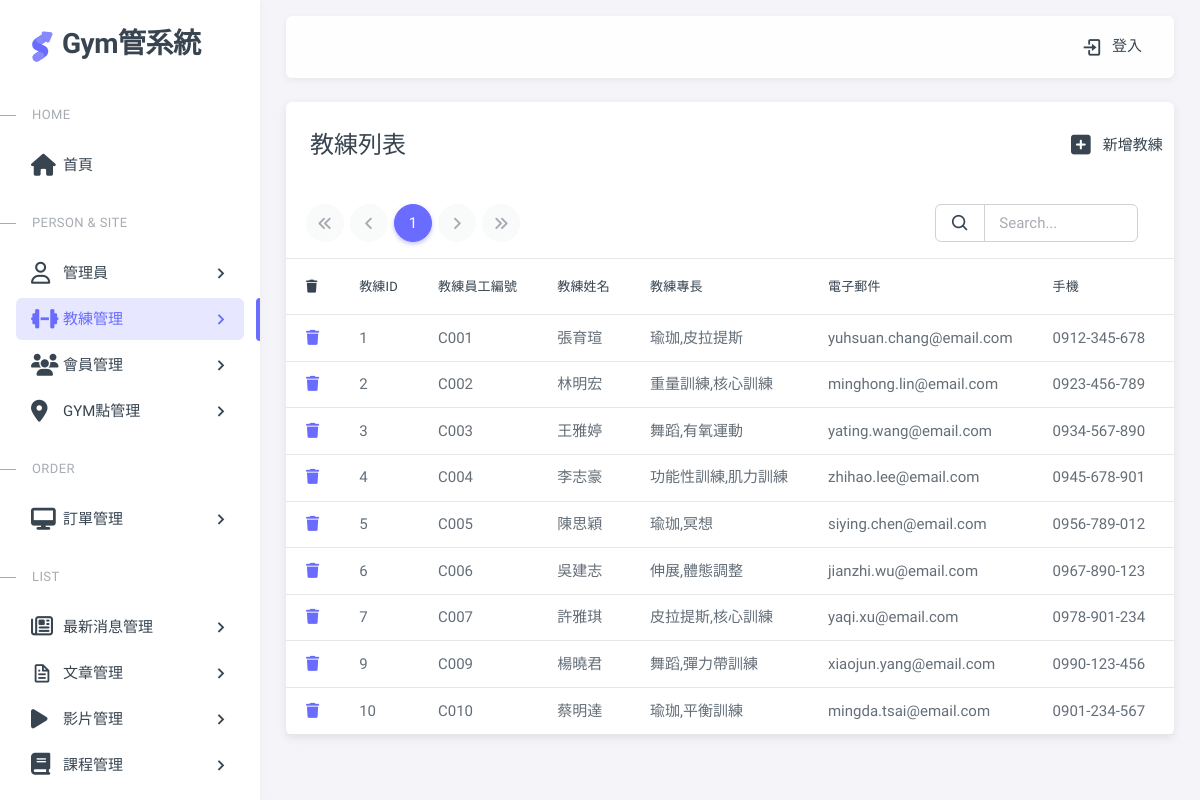
The app's page /pages/coach.php with its own data.
### tables this page shows
CREATE TABLE `coaches` (
  `coach_id` int NOT NULL AUTO_INCREMENT PRIMARY KEY,
  `name` varchar(100)  NOT NULL,
  `specialty` varchar(255)  DEFAULT NULL,
  `email` varchar(255) NOT NULL,
  `phone` varchar(20) DEFAULT NULL,
  `profile_image` varchar(255)  DEFAULT NULL,
  `bio` text,
  `status` enum('active','inactive') DEFAULT'active',
  `coach_number` varchar(100)  NOT NULL,
  `created_at` timestamp NULL DEFAULT CURRENT_TIMESTAMP,
  `updated_at` timestamp NULL DEFAULT CURRENT_TIMESTAMP ON UPDATE CURRENT_TIMESTAMP
);

### pages/coach.php (the view, shortened to what this page needs)
<?php
require __DIR__ . '/includes/init.php';
$perPage = 10;
$page = isset($_GET['page']) ? intval($_GET['page']) : 1;
$where = " WHERE status = 'active' ";
$t_sql = "SELECT COUNT(1) FROM coaches $where";
$totalRows = $pdo->query($t_sql)->fetch(PDO::FETCH_NUM)[0];
$totalPages = ceil($totalRows / $perPage);
$rows = [];
if ($totalRows > 0) {
    $sql = sprintf("SELECT *
    FROM coaches
    %s
    ORDER BY coach_id
    LIMIT %s, %s", $where, ($page - 1) * $perPage, $perPage);
    $rows = $pdo->query($sql)->fetchAll();
}
?>
<?php include __DIR__ . '/includes/html-header.php'; ?>
<?php include __DIR__ . '/includes/html-sidebar.php'; ?>
<?php include __DIR__ . '/includes/html-layout-navbar.php'; ?>
<?php include __DIR__ . '/includes/html-content wrapper-start.php'; ?>
<div class="card">
    <div class="row">
        <div class="col-10">
            <h4 class="card-header">教練列表</h4>
        </div>
        <div class="col-2 card-header d-flex align-items-center justify-content-center">
            <a href="coach-add.php" class="nav-link">
                <span class="d-none d-sm-block">
                    <i class="fa-solid fa-square-plus fa-xl mx-3"></i>新增教練</span>
            </a>
        </div>
    </div>
    <div class="row">
        <div class="col-lg-8 mx-5 "> <div class="demo-inline-spacing">
            <nav aria-label="Page navigation example">
                <ul class="pagination">
                    <li class="page-item <?= $page == 1 ? 'disabled' : '' ?>">
                        <a class="page-link" href="?page=1">
                            <i class="fa-solid fa-angles-left"></i>
                        </a>
                    </li>
                    <li class="page-item <?= $page == 1 ? 'disabled' : '' ?>">
                        <a class="page-link" href="?page=<?= $page - 1 ?>">
                            <i class="fa-solid fa-angle-left"></i>
                        </a>
                    </li>
                    <?php for ($i = $page - 5; $i <= $page + 5; $i++):
                        if ($i >= 1 and $i <= $totalPages):
                            ?>
                            <li class="page-item <?= $i == $page ? 'active' : '' ?>">
                                <a class="page-link" href="?page=<?= $i ?>"><?= $i ?></a>
                            </li>
                        <?php endif;
                    endfor; ?>
                    <li class="page-item <?= $page == $totalPages ? 'disabled' : '' ?>">
                        <a class="page-link" href="?page=<?= $page + 1 ?>">
                            <i class="fa-solid fa-angle-right"></i>
                        </a>
                    </li>
                    <li class="page-item <?= $page == $totalPages ? 'disabled' : '' ?>">
                        <a class="page-link" href="?page=<?= $totalPages ?>">
                            <i class="fa-solid fa-angles-right"></i>
                        </a>
                    </li>
                </ul>
            </nav>
        </div>
        </div>
        <div class="col-lg-3 me-5 d-flex align-items-center justify-content-end">
                <form class="d-flex" action="coach.php">
                    <div class="input-group">
                        <button type="submit" class="input-group-text">
                            <i class="tf-icons bx bx-search"></i>
                        </button>
                        <input type="search" class="form-control" placeholder="Search..." name="keyword"
                            value="<?= empty($_GET['keyword']) ? '' : htmlentities($_GET['keyword']) ?>">
                    </div>
                </form>
            </div>
    </div>
    <div class="table-responsive text-nowrap">
        <table class="table table-hover">
            <thead>
                <tr>
                    <th><i class="fa-solid fa-trash"></i></th>
                    <th>教練id</th>
                    <th>教練員工編號</th>
                    <th>教練姓名</th>
                    <th>教練專長</th>
                    <th>電子郵件</th>
                    <th>手機</th>
                    <th>教練大頭貼</th>
                </tr>
            </thead>
            <tbody>
                <?php foreach ($rows as $r): ?>
                    <tr>
                        <td>
                            <a href="javascript: void(0)" class="delete-btn" data-id="<?= $r['coach_id'] ?>">
                                <i class="fa-solid fa-trash"></i>
                            </a>
                        </td>
                        <td><?= $r['coach_id'] ?></td>
                        <td><?= $r['coach_number'] ?></td>
                        <td><?= htmlentities($r['name']) ?></td>
                        <td><?= $r['specialty'] ?></td>
                        <td><?= $r['email'] ?></td>
                        <td><?= $r['phone'] ?></td>
                        <td><?= $r['profile_image'] ?></td>
                    </tr>
                <?php endforeach; ?>
            </tbody>
        </table>
    </div>
</div>
<?php include __DIR__ . '/includes/html-content wrapper-end.php'; ?>
<?php include __DIR__ . '/includes/html-footer.php'; ?>

### assets/css/demo.css (style rules this page uses)
.demo-inline-spacing > * { margin: 1rem 0.375rem 0 0 !important; }

### records on screen
coaches: coach_id "1", coach_number "C001", name "張育瑄", specialty "瑜珈,皮拉提斯", email "yuhsuan.chang@email.com", phone "0912-345-678"
coaches: coach_id "2", coach_number "C002", name "林明宏", specialty "重量訓練,核心訓練", email "minghong.lin@email.com", phone "0923-456-789"
coaches: coach_id "3", coach_number "C003", name "王雅婷", specialty "舞蹈,有氧運動", email "yating.wang@email.com", phone "0934-567-890"
coaches: coach_id "4", coach_number "C004", name "李志豪", specialty "功能性訓練,肌力訓練", email "zhihao.lee@email.com", phone "0945-678-901"
coaches: coach_id "5", coach_number "C005", name "陳思穎", specialty "瑜珈,冥想", email "siying.chen@email.com", phone "0956-789-012"
coaches: coach_id "6", coach_number "C006", name "吳建志", specialty "伸展,體態調整", email "jianzhi.wu@email.com", phone "0967-890-123"
coaches: coach_id "7", coach_number "C007", name "許雅琪", specialty "皮拉提斯,核心訓練", email "yaqi.xu@email.com", phone "0978-901-234"
coaches: coach_id "9", coach_number "C009", name "楊曉君", specialty "舞蹈,彈力帶訓練", email "xiaojun.yang@email.com", phone "0990-123-456"
coaches: coach_id "10", coach_number "C010", name "蔡明達", specialty "瑜珈,平衡訓練", email "mingda.tsai@email.com", phone "0901-234-567"
